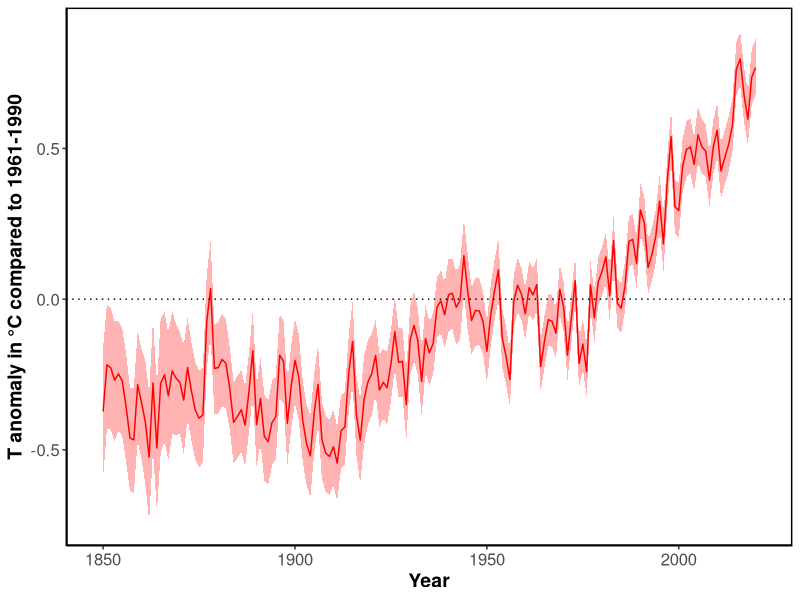
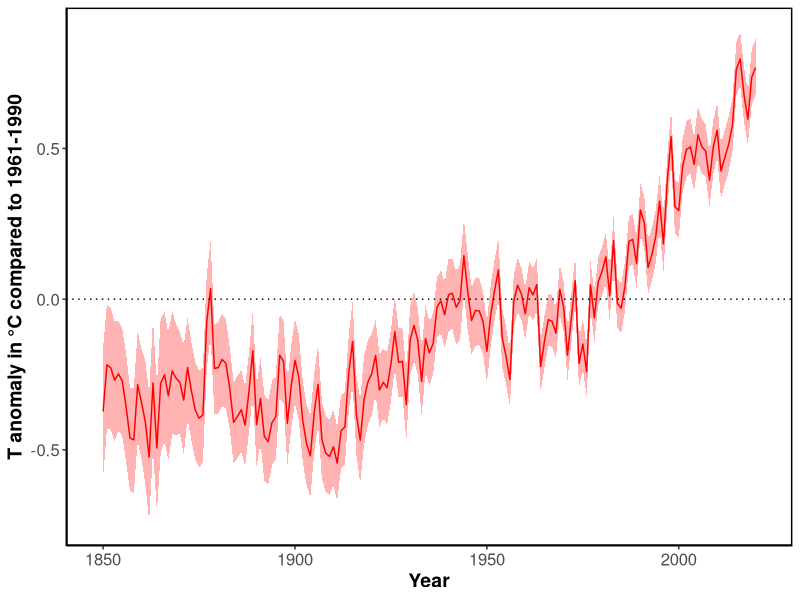
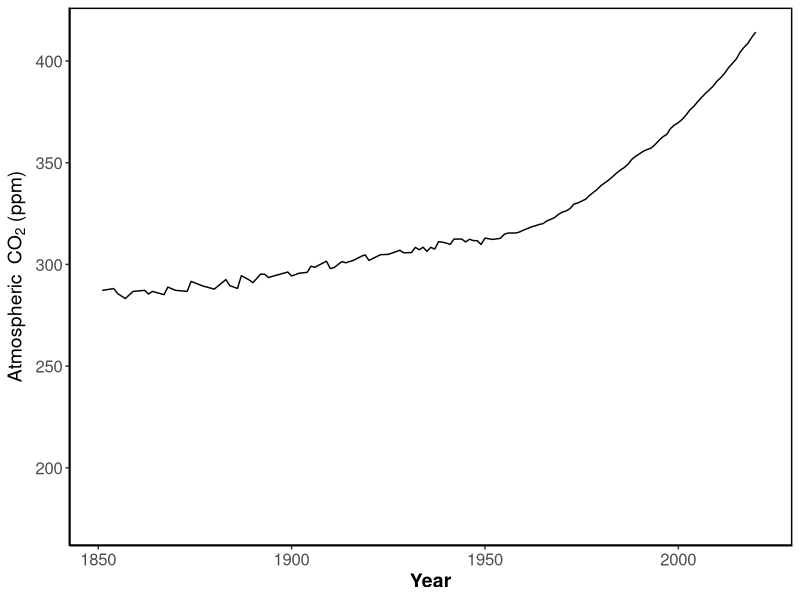
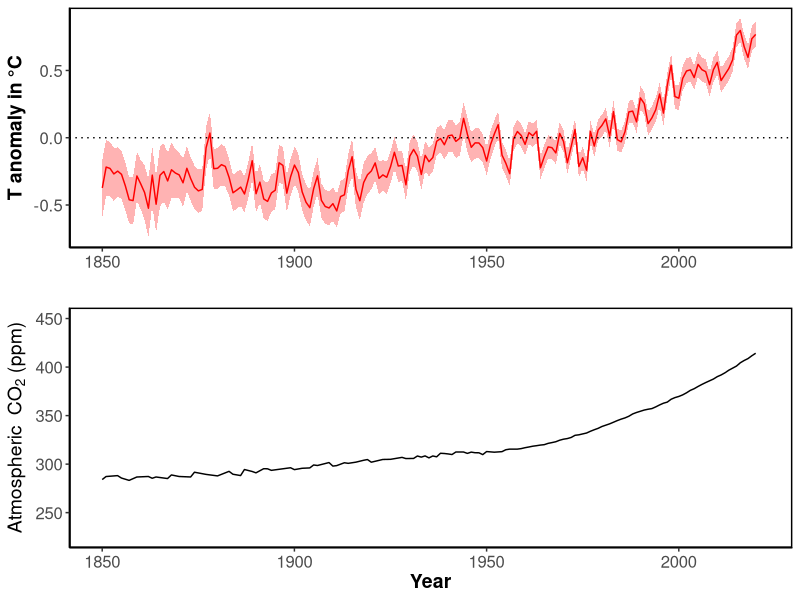
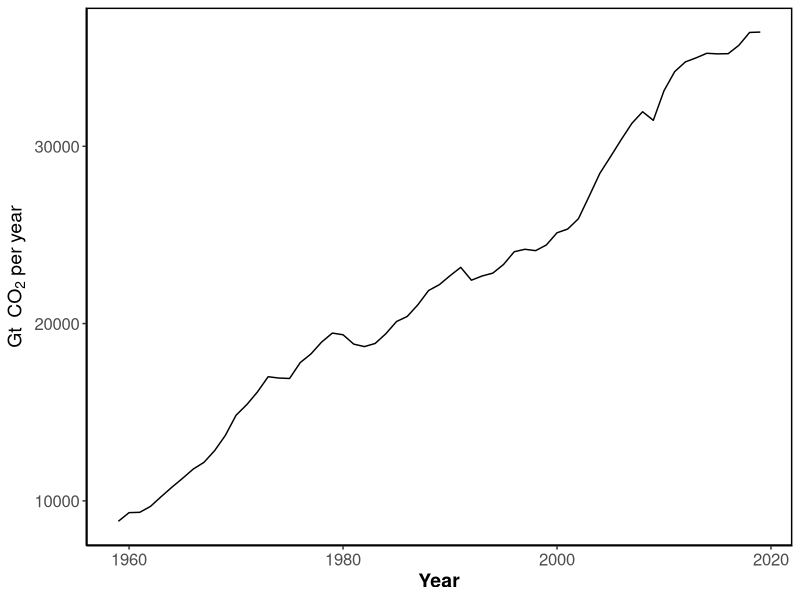
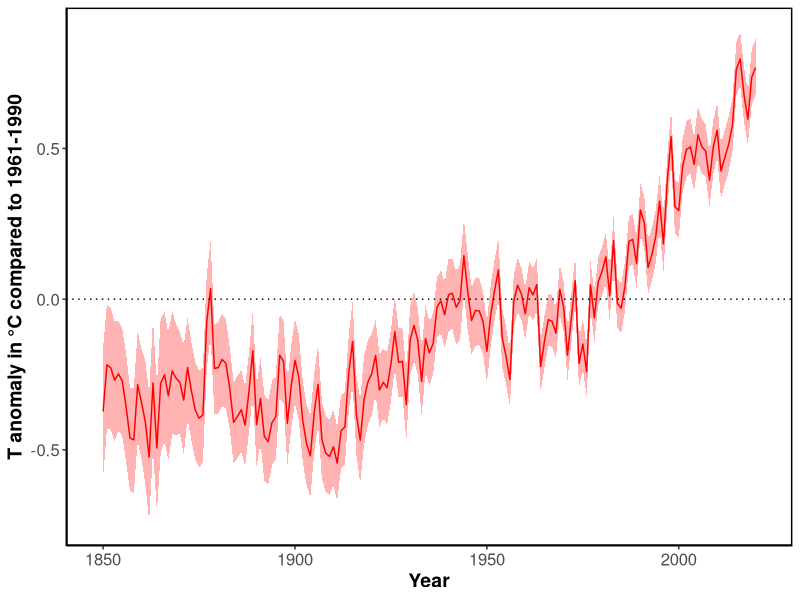
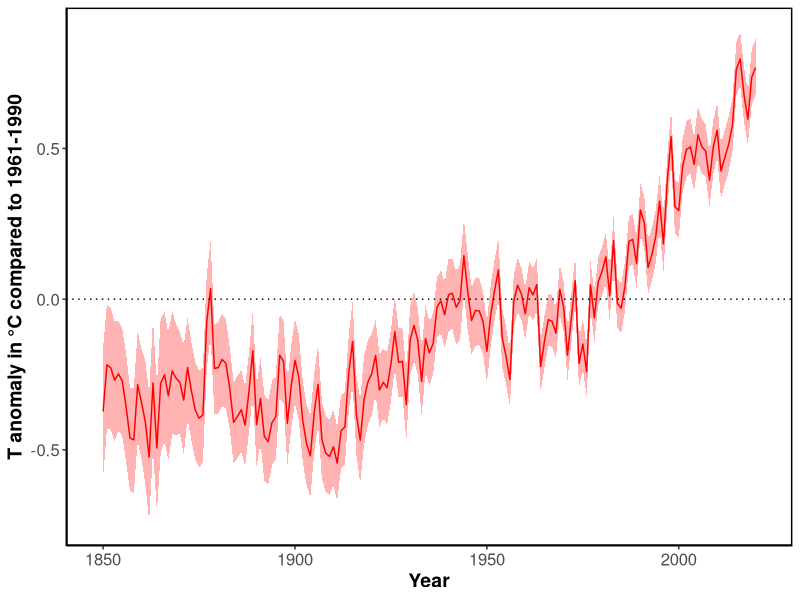
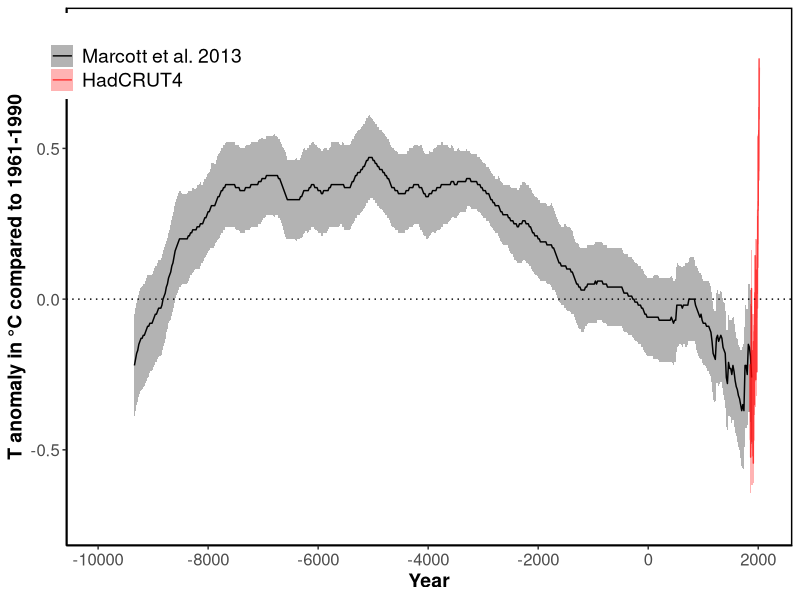

Write the R code that produced these figures, in order. (Note: this script raises an error after producing the figures.)

# HadCRUT4 is a gridded dataset of global historical surface temperature anomalies relative to a 1961-1990 reference period. Data are available for each month since January 1850, on a 5 degree grid.
#More information here: https://www.metoffice.gov.uk/hadobs/hadcrut4/

#Citation: Morice, C. P., Kennedy, J. J., Rayner, N. A., and Jones, P. D. (2012), Quantifying uncertainties in global and regional temperature change using an ensemble of observational estimates: The HadCRUT4 data set, J. Geophys. Res., 117, D08101, doi:10.1029/2011JD017187. 

# Download data yearly global: https://www.metoffice.gov.uk/hadobs/hadcrut4/data/current/time_series/HadCRUT.4.6.0.0.annual_ns_avg.txt

#Column 1 is the date.
#Column 2 is the median of the 100 ensemble member time series.
#Columns 3 and 4 are the lower and upper bounds of the 95% confidence interval of bias uncertainty computed from the 100 member ensemble.
#Columns 5 and 6 are the lower and upper bounds of the 95% confidence interval of measurement and sampling uncertainties around the ensemble median. These are the combination of fully uncorrelated measurement and sampling uncertainties and partially correlated uncertainties described by the HadCRUT4 error covariance matrices.
#Columns 7 and 8 are the lower and upper bounds of the 95% confidence interval of coverage uncertainties around the ensemble median.
#Columns 9 and 10 are the lower and upper bounds of the 95% confidence interval of the combination of measurement and sampling and bias uncertainties.
#Columns 11 and 12 are the lower and upper bounds of the 95% confidence interval of the combined effects of all the uncertainties described in the HadCRUT4 error model (measurement and sampling, bias and coverage uncertainties).


HC<- read.table("data/HadCRUT.4.6.0.0.annual_ns_avg.txt",header=F) # 

colnames(HC)=c("Year","Median","","","","","","","","","CI_low","CI_high")


library("ggplot2")

# plot T anomaly last 170 years

ylabel="T anomaly in °C compared to 1961-1990"

p<- ggplot(data=HC, aes(x=Year, y=Median))  + geom_line (col="red") + xlim(1849,2021) + ylab(ylabel) +
  geom_ribbon(aes(ymin=CI_low, ymax=HC$CI_high), linetype=2, alpha=0.3, fill="red") +
  geom_hline(yintercept=0, linetype=3)+
  theme(panel.grid.major = element_blank(), panel.grid.minor = element_blank(),
        axis.text=element_text(size=12),axis.title=element_text(size=14,face="bold"),
        panel.background = element_blank(), axis.line = element_line(colour = "black"),
        panel.border = element_rect(color = "black",fill = NA,size = 1))
                                                                                                                   
p

ggsave(filename="plots_pdf/T_anomaly_last_170_years.pdf",width =11, height =6)
ggsave(filename="plots_png/T_anomaly_last_170_years.png",width =11, height =6)

p  




# Reconstruction of temperature anomaly during the Holocene, based on 73 globally distributed records.
#The 73 globally distributed temperature records used in our analysis are based on a variety
#of paleotemperature proxies and have sampling resolutions ranging from 20 to 500 years, 
#with a median resolution of 120 years

#This study includes 73 records derived from multiple paleoclimate archive sand temperature proxies(Fig. S1; Table S1):
#alkenone (n=31), planktonic foraminifera Mg/Ca (n=19), TEX86 (n=4), fossil chironomid transfer function (n=4), 
#fossil pollen modern analog technique (MAT) (n=4), ice-core stable isotopes (n=5), 
#other microfossil assemblages(MATand Transfer Function)(n=5), and Methylation index of Branched Tetraethers(MBT)(n=1)


# An important limitation of this data is that it does not fully resolve variability at periods shorter than 2000 years,
# with essentially no variability preserved at periods shorter than 300 years, ~50% preserved at 1000-year periods, 
# and nearly all of the variability preserved for periods longer than 2000 years

# Citation: A Reconstruction of Regional and Global Temperature for the Past 11,300 Years Shaun A. Marcott et al. Science 339 , 1198 (2013); DOI: 10.1126/science.1228026

#Download data from supplementary table S1: https://science.sciencemag.org/highwire/filestream/594506/field_highwire_adjunct_files/1/Marcott.SM.database.S1.xlsx


# Read global T anomaly (compared to 1960-1990 instrumental average) reconstruction 5x5 grid 

Marcott<- read.table("data/Marcott_2013_data.tsv",header=TRUE) # This file includes the global stack Standard 5x5 grid from database S1 with 1σ uncertainty

#Without filling data gaps, our Standard 5×5 reconstruction (Fig. 1A) exhibits 0.6°C greater warming over the past ~60 yr B.P.
#(1890 to 1950 CE) than our equivalent infilled 5° × 5° area-weighted mean stack (Fig. 1, C andD). 
#However, considering the temporal resolution of our data set and the small number of records 
#that cover this interval (Fig. 1G), this difference is probably not robust

M<-subset(Marcott, Marcott$Year>60) # exclude years after 1890, later reconstruction are based on a single data point => not robust according to the authors

M$Year=1950-M$Year # by convention 1950 is set as year 0, here the data is converted in classic caledar year 

Merged_T<-merge(x = M, y = HC, by = "Year", all = TRUE) # merge Marcot and HADcrut4 datasets


# plot T anomaly from Marcott and HadCRUT at different times  
ylabel="T anomaly in °C compared to 1961-1990"

years=c(12000,5000,2000,1000,500)
options(scipen=999)
for (i in years) {
  
  if (i == 12000){bre=c(-10000,-8000,-6000,-4000,-2000,0,2000)}else {bre=waiver()}

  p<- ggplot(data=subset(Merged_T,!is.na(T)),aes(x = Year, y = T,colour="Marcott et al. 2013"))  + geom_line ()  + ylab(ylabel) + xlab("Year")+
    scale_x_continuous(breaks=bre,limits=c(2021-i,2021)) +
    geom_ribbon(data=subset(Merged_T,!is.na(T)),aes(ymin=T-T_uncertainty, ymax=T+T_uncertainty, fill="Marcott et al. 2013",colour="Marcott et al. 2013"), linetype=0, alpha=0.3) +   
    geom_line(data=subset(Merged_T,!is.na(Median)),aes(y=Median,x=Year,colour="HadCRUT4"),alpha=0.7) +
    geom_hline(yintercept=0, linetype=3)+
    geom_ribbon(data=subset(Merged_T,!is.na(Median)),aes(x=Year,ymin=CI_low, ymax=CI_high,colour="HadCRUT4",fill="HadCRUT4"),linetype=0, alpha=0.3) +
    scale_colour_manual("", 
                        breaks = c("Marcott et al. 2013", "HadCRUT4"),
                        values = c("black", "red")) +
    scale_fill_manual("", 
                      breaks = c("Marcott et al. 2013", "HadCRUT4"),
                      values = c("black", "red")) +
    theme(panel.grid.major = element_blank(), panel.grid.minor = element_blank(),
          axis.text=element_text(size=12),axis.title=element_text(size=14,face="bold"),
          panel.background = element_blank(), axis.line = element_line(colour = "black"),
          panel.border = element_rect(color = "black",fill = NA,size = 1)) + 
          theme(legend.position = c(0.11, 0.91),legend.text = element_text(size=14))
  

ggsave(filename=paste0("plots_pdf/T_anomaly_Marcott_last_",i,"_years_and_170_years_HC.pdf"),width=11,height=6)
ggsave(filename=paste0("plots_png/T_anomaly_Marcott_last_",i,"_years_and_170_years_HC.png"),width=11,height=6)

}


#CO2 atmospheric concentration

#data from 1959 from NOOA: Data from 1959 through 1979 have been obtained by C. David Keeling of the Scripps Institution of Oceanography (SIO) and were obtained from the Scripps website (scrippsco2.ucsd.edu).
#Data from 1980 onwards is sourced from NOAA's Mauna Loa monitoring station
# Download: https://www.esrl.noaa.gov/gmd/webdata/ccgg/trends/co2/co2_annmean_mlo.txt


CO2_recent<-read.table("data/co2_annmean_mlo.txt",header=F)

# 
#Very long-term data were compiled by Our world in data: data from ice cores – specifically the Dome C core – 
#has been made available from the NOAA here: https://www.ncdc.noaa.gov/paleo-search/study/17975. 
#In this original dataset, some years had multiple measurements (taken at different points of the year). 
#To normalize this to a single year, where several measurements were available, 
#we took the average of these concentration values. Dome C data has been used until the year 1958.

#Citation: Bereiter, B., Eggleston, S., Schmitt, J., Nehrbass‐Ahles, C., Stocker, T. F., Fischer, H., ... & Chappellaz, J. (2015). Revision of the EPICA Dome C CO2 record from 800 to 600 kyr before present. Geophysical Research Letters, 42(2), 542-549.

# Download: https://ourworldindata.org/co2-and-other-greenhouse-gas-emissions

CO2_old<-read.csv("data/co2-concentration-long-term.csv")


# the recent and old data use a differnt CO2 scale, conversion can be done with following formula:  
#X2019 = 1.00079 * X2007 - 0.142 (https://www.esrl.noaa.gov/gmd/ccl/scale_conversion.html), 
#the conversion is reccomended only between 250 and 520 ppm,

CO2_o <- subset(CO2_old,CO2_old$Year<1959)

CO2_o$CO2.concentrations..NOAA..2018. <-(CO2_o$CO2.concentrations..NOAA..2018.*1.00079)-0.142  # rescale

CO2_r <- CO2_recent[,-3]

colnames (CO2_r) <-c("year","mean")

colnames (CO2_o) <-c("year","mean")

CO2<- rbind(CO2_o,CO2_r)

colnames (CO2) <-c("Year","mean")

Merged_T_C<-merge(x = Merged_T, y = CO2, by = "Year", all = TRUE) # merge CO2 and T data


years=c(810000,12000,5000,2000,1000,500,170)

for (i in years) {
  if (i == 12000){bre=c(-8000,-6000,-4000,-2000,0,2000)}else {bre=waiver()}
  


p<- ggplot(data=subset(Merged_T_C,!is.na(mean)), aes(x=Year, y=mean))  + geom_line () + ylab(bquote('Atmospheric ' ~CO[2]~ '(ppm)')) +
  scale_x_continuous(breaks=bre,limits=c(2021-i,2021)) +
  theme(panel.grid.major = element_blank(), panel.grid.minor = element_blank(),
        axis.text=element_text(size=12),axis.title=element_text(size=14,face="bold"),
        panel.background = element_blank(), axis.line = element_line(colour = "black"),
        panel.border = element_rect(color = "black",fill = NA,size = 1))

ggsave(filename=paste0("plots_pdf/CO2_atmospheric_conc_last_",i,"_years.pdf"),width=11,height=6)
ggsave(filename=paste0("plots_png/CO2_atmospheric_conc_last_",i,"_years.png"),width=11,height=6)


}


p
#plot T and CO2 together 

library(gridExtra)
library(ggpubr)

ylabel="T anomaly in °C"

years=c(12000,5000,2000,1000,500)

for (i in years) {
  if (i == 12000){bre=c(-8000,-6000,-4000,-2000,0,2000)}else {bre=waiver()}
  
  p1<- ggplot(data=subset(Merged_T_C,!is.na(mean)), aes(x=Year, y=mean))  + geom_line () + ylab(bquote('Atmospheric ' ~CO[2]~ '(ppm)')) +  ylim(225,450)+
    scale_x_continuous(breaks=bre,limits=c(2021-i,2021)) +
    theme(panel.grid.major = element_blank(), panel.grid.minor = element_blank(),
          axis.text=element_text(size=12),axis.title=element_text(size=14,face="bold"),
          panel.background = element_blank(), axis.line = element_line(colour = "black"),
          panel.border = element_rect(color = "black",fill = NA,size = 1))
  
  p<- ggplot(data=subset(Merged_T,!is.na(T)),aes(x = Year, y = T,colour="Marcott et al. 2013"))  + geom_line () + ylab(ylabel) + xlab("")+
    scale_x_continuous(breaks=bre,limits=c(2021-i,2021)) +
    geom_hline(yintercept=0, linetype=3)+
    geom_ribbon(data=subset(Merged_T,!is.na(T)),aes(ymin=T-T_uncertainty, ymax=T+T_uncertainty, fill="Marcott et al. 2013",colour="Marcott et al. 2013"), linetype=0, alpha=0.3) +   
    geom_line(data=subset(Merged_T,!is.na(Median)),aes(y=Median,x=Year,colour="HadCRUT4"),alpha=0.7) +
    geom_ribbon(data=subset(Merged_T,!is.na(Median)),aes(x=Year,ymin=CI_low, ymax=CI_high,colour="HadCRUT4",fill="HadCRUT4"),linetype=0, alpha=0.3) +
    scale_colour_manual("", 
                        breaks = c("Marcott et al. 2013", "HadCRUT4"),
                        values = c("black", "red")) +
    scale_fill_manual("", 
                      breaks = c("Marcott et al. 2013", "HadCRUT4"),
                      values = c("black", "red")) +
    theme(panel.grid.major = element_blank(), panel.grid.minor = element_blank(),
          axis.text=element_text(size=12),axis.title=element_text(size=14,face="bold"),
          panel.background = element_blank(), axis.line = element_line(colour = "black"),
          panel.border = element_rect(color = "black",fill = NA,size = 1)) + 
    theme(legend.position = c(0.08, 0.9),legend.text = element_text(size=10),
          legend.background = element_blank(),
          legend.box.background = element_blank())
  
  
  ggarrange(p,p1, ncol = 1, nrow = 2)
  
  
  
  ggsave(paste0("plots_pdf/T_CO2_last_",i,"_years.pdf"),width=11,height=6)
  ggsave(paste0("plots_png/T_CO2_last_",i,"_years.png"),width=11,height=6)
  
  
}


# plot T and C only instrumental T


p1<- ggplot(data=subset(Merged_T_C,!is.na(mean)), aes(x=Year, y=mean))  + geom_line () + xlim(1850,2021) + ylab(bquote('Atmospheric ' ~CO[2]~ '(ppm)')) +  ylim(225,450)+
  theme(panel.grid.major = element_blank(), panel.grid.minor = element_blank(),
        axis.text=element_text(size=12),axis.title=element_text(size=14,face="bold"),
        panel.background = element_blank(), axis.line = element_line(colour = "black"),
        panel.border = element_rect(color = "black",fill = NA,size = 1))

p<- ggplot(data=subset(Merged_T,!is.na(Median)),aes(x = Year, y = Median))  + geom_line (colour="red") + xlim(1850,2021) + ylab(ylabel) + xlab("")+
  geom_ribbon(data=subset(Merged_T,!is.na(Median)),aes(ymin=CI_low, ymax=CI_high), linetype=0, alpha=0.3,fill="red") +   
  geom_hline(yintercept=0, linetype=3)+
  theme(panel.grid.major = element_blank(), panel.grid.minor = element_blank(),
        axis.text=element_text(size=12),axis.title=element_text(size=14,face="bold"),
        panel.background = element_blank(), axis.line = element_line(colour = "black"),
        panel.border = element_rect(color = "black",fill = NA,size = 1))


ggarrange(p,p1, ncol = 1, nrow = 2)

ggsave("plots_pdf/T_CO2_last_170_years.pdf",width=11,height=6)

ggsave("plots_png/T_CO2_last_170_years.png",width=11,height=6)


# plot CO2 yearly emissions 
# Citation: Friedlingstein et al. 2020. Earth Syst. Sci. Data, 12, 3269–3340, 2020 https://doi.org/10.5194/essd-12-3269-2020
#All values in million tonnes of carbon per year. For values in million tonnes of CO2 per year, multiply the values below by 3.664
#Include emissions from fossil fuel combustion and oxidation and cement production 

# Download: https://data.icos-cp.eu/licence_accept?ids=%5B%226QlPjfn_7uuJtAeuGGFXuPwz%22%5D

emissions <- read.table("data/annual_emission.tsv",header=T)  # file with historical emissions (World)
emissions$emission <-(emissions$emission*3.664 )

p <- ggplot(data=emissions,aes(x = Year, y = emission))  + geom_line ()+ xlab("Year")+  ylab(bquote('Gt ' ~CO[2]~ 'per year'))+
  theme(panel.grid.major = element_blank(), panel.grid.minor = element_blank(),
        axis.text=element_text(size=12),axis.title=element_text(size=14,face="bold"),
        panel.background = element_blank(), axis.line = element_line(colour = "black"),
        panel.border = element_rect(color = "black",fill = NA,size = 1))
p


ggsave("plots_pdf/CO2_emissions.pdf",width=11,height=6)
ggsave("plots_png/CO2_emissions.png",width=11,height=6)




# plot sea level change

#Long term data were taken from Frederikse et al. (2020) and derive from tide gauge records

#Citation: Frederikse, T., Landerer, F., Caron, L. et al. The causes of sea-level rise since 1900. Nature 584, 393–397 (2020). https://doi.org/10.1038/s41586-020-2591-3

#Download: https://zenodo.org/record/3862995/files/global_basin_timeseries.xlsx?downlo


sea_old <- read.table("data/GMSL_long_term.txt", header=T)

ref=subset(sea_old,sea_old$Year==1900)
ref
sea_o=sea_old+(-ref$GMSL_mean) # recalibrate: level of 1900 = 0
sea_o$Year <- sea_old$Year
head(sea_old)
head(sea_o)

# from 1993 there is satellite data available from nasa

# https://climate.nasa.gov/vital-signs/sea-level/
# Citation: GSFC. 2020. Global Mean Sea Level Trend from Integrated Multi-Mission Ocean Altimeters TOPEX/Poseidon, Jason-1, OSTM/Jason-2, and Jason-3 Version 5.0 Ver. 5.0 PO.DAAC, CA, USA. Dataset accessed [2021-03-04] at http://dx.doi.org/10.5067/GMSLM-TJ150.
#Download: https://podaac-tools.jpl.nasa.gov/drive/files/allData/merged_alt/L2/TP_J1_OSTM/global_mean_sea_level/GMSL_TPJAOS_5.0_199209_202010.txt (needs login)

# column description 
# 1 altimeter type 0=dual-frequency  999=single frequency (ie Poseidon-1) 
# 2 merged file cycle # 
# 3 year+fraction of year (mid-cycle) 
# 4 number of observations 
# 5 number of weighted observations 
# 6 GMSL (Global Isostatic Adjustment (GIA) not applied) variation (mm) with respect to 20-year TOPEX/Jason collinear mean reference 
# 7 standard deviation of GMSL (GIA not applied) variation estimate (mm)
# 8 smoothed (60-day Gaussian type filter) GMSL (GIA not applied) variation (mm)  
# 9 GMSL (Global Isostatic Adjustment (GIA) applied) variation (mm) with respect to 20-year TOPEX/Jason collinear mean reference 
# 10 standard deviation of GMSL (GIA applied) variation estimate (mm)
# 11 smoothed (60-day Gaussian type filter) GMSL (GIA applied) variation (mm)
# 12 smoothed (60-day Gaussian type filter) GMSL (GIA applied) variation (mm); annual and semi-annual signal removed
#
# Missing or bad value flag: 99900.000 
# 
# TOPEX/Jason 1996-2016 collinear mean reference derived from cycles 121 to 858.



sea <- read.table("data/GMSL.txt", header=F) # removed header from original file


ref=subset(sea_o,sea_o$Year==1993)
ref$GMSL_mean
ref1=sea[1,6]

sea[,13]=sea[,6]+(ref$GMSL_mean+(-ref1))

colnames(sea) <-c("","","Year","","","GMSL (Global Isostatic Adjustment (GIA) not applied) variation (mm) with respect to 20-year TOPEX/Jason collinear mean reference",
                  "","","","","","","GMSL_ref")

Merged_sea<-merge(x = sea_o, y = sea, by = "Year", all = TRUE) # merge  datasets


p<- ggplot(data=subset(Merged_sea,!is.na(GMSL_mean)),aes(x = Year, y = GMSL_mean,colour="Tide gauge (Frederikse et al. 2020)"))  + 
        geom_line ()  + ylab("Sea level change (mm)") + xlab("Year")+xlim(1900,2021)+
  geom_ribbon(data=subset(Merged_sea,!is.na(GMSL_mean)),aes(ymin=GMSL_lower, ymax=GMSL_upper,colour="Tide gauge (Frederikse et al. 2020)",fill="Tide gauge (Frederikse et al. 2020)") ,linetype=0, alpha=0.3) +   
  geom_line(data=subset(Merged_sea,!is.na(GMSL_ref)),aes(y=GMSL_ref,x=Year,colour="Satellite (NASA)"),alpha=0.7) +
  geom_hline(yintercept=100, linetype=3)+  geom_hline(yintercept=200, linetype=3)+geom_hline(yintercept=0, linetype=3)+
  geom_ribbon(data=subset(Merged_sea,!is.na(GMSL_ref)),aes(x=Year,ymin=GMSL_ref-4, ymax=GMSL_ref+4,colour="Satellite (NASA)",fill="Satellite (NASA)"),linetype=0, alpha=0.3) +   #uncertaineity 4 mm taken from https://climate.nasa.gov/vital-signs/sea-level/
  scale_colour_manual("", 
                      breaks = c("Tide gauge (Frederikse et al. 2020)", "Satellite (NASA)"),
                      values = c("black", "red")) +
  scale_fill_manual("", 
                    breaks = c("Tide gauge (Frederikse et al. 2020)", "Satellite (NASA)"),
                   values = c("black", "red")) +
  theme(panel.grid.major = element_blank(), panel.grid.minor = element_blank(),
        axis.text=element_text(size=12),axis.title=element_text(size=14,face="bold"),
        panel.background = element_blank(), axis.line = element_line(colour = "black"),
        panel.border = element_rect(color = "black",fill = NA,size = 1)) + 
  theme(legend.position = c(0.17, 0.96),legend.text = element_text(size=13),legend.background = element_blank(),
        legend.box.background = element_blank())

p
ggsave(filename=paste0("plots_pdf/sea_level_change.pdf"),width=11,height=6)
ggsave(filename=paste0("plots_png/sea_level_change.png"),width=11,height=6)


